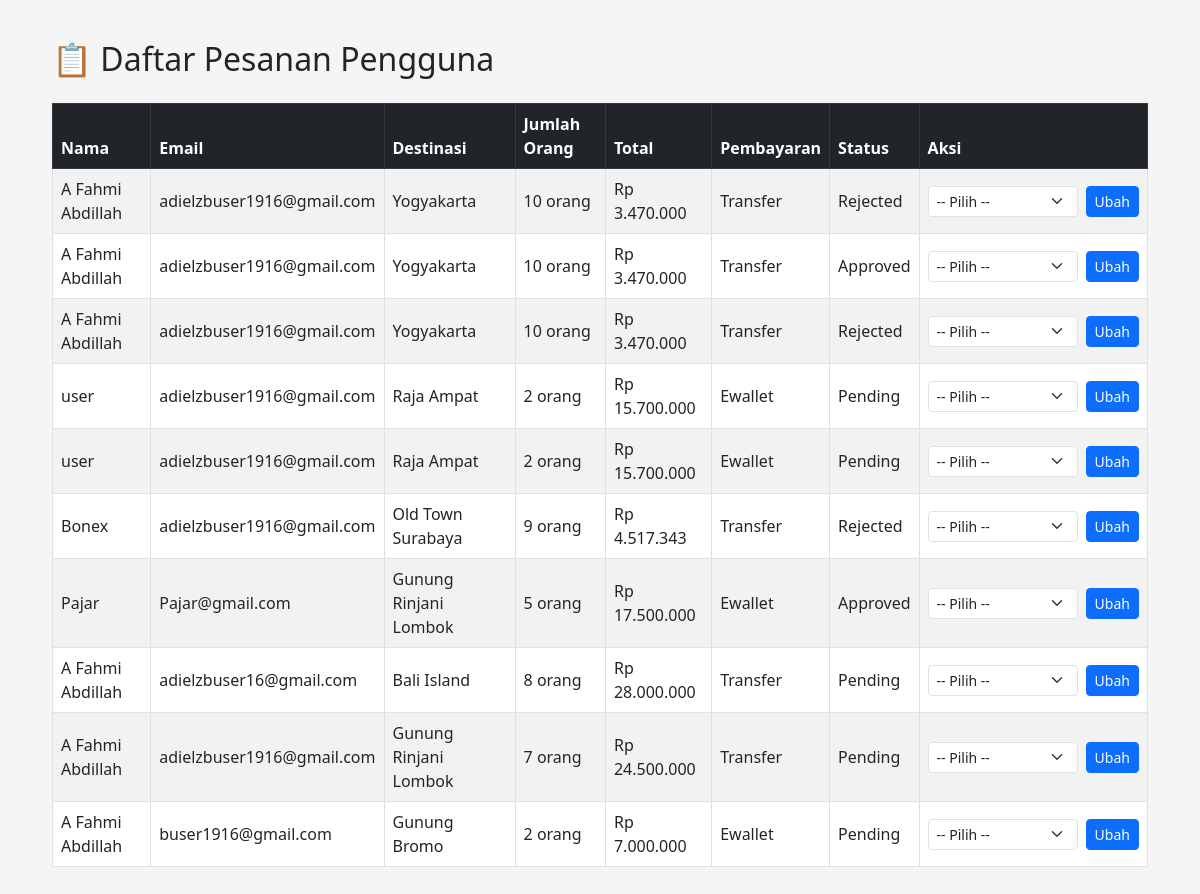
/admin/admin_pesanan.php, run on the app's committed database.
### tables this page shows
CREATE TABLE `bookings` (
  `id` int NOT NULL AUTO_INCREMENT,
  `user_email` varchar(100) DEFAULT NULL,
  `full_name` varchar(100) DEFAULT NULL,
  `email` varchar(100) DEFAULT NULL,
  `phone` varchar(20) DEFAULT NULL,
  `quantity` int DEFAULT NULL,
  `payment_method` varchar(50) DEFAULT NULL,
  `destination_id` int DEFAULT NULL,
  `total_price` int DEFAULT NULL,
  `status` varchar(20) DEFAULT 'pending',
  `created_at` timestamp NULL DEFAULT CURRENT_TIMESTAMP,
  PRIMARY KEY (`id`)
);

CREATE TABLE `destinations` (
  `id` int NOT NULL AUTO_INCREMENT,
  `name` varchar(255) DEFAULT NULL,
  `description` text,
  `image_path` varchar(255) DEFAULT NULL,
  `location` varchar(255) DEFAULT NULL,
  `price` int DEFAULT NULL,
  PRIMARY KEY (`id`)
);

### admin/admin_pesanan.php (the view, shortened to what this page needs)
<?php
require '../includes/db.php';
$query = "SELECT b.*, d.name AS destination_name FROM bookings b
          JOIN destinations d ON b.destination_id = d.id
          ORDER BY b.created_at DESC";
$result = $conn->query($query);
?>
<!DOCTYPE html>
<html lang="id">
<head>
    <link href="https://cdn.jsdelivr.net/npm/bootstrap@5.3.0/dist/css/bootstrap.min.css" rel="stylesheet">
</head>
<body>
    <div class="container">
        <h2>📋 Daftar Pesanan Pengguna</h2>
        <?php if ($result->num_rows > 0): ?>
        <table class="table table-bordered table-striped align-middle">
            <thead class="table-dark">
                <tr>
                    <th>Nama</th>
                    <th>Email</th>
                    <th>Destinasi</th>
                    <th>Jumlah Orang</th>
                    <th>Total</th>
                    <th>Pembayaran</th>
                    <th>Status</th>
                    <th>Aksi</th>
                </tr>
            </thead>
            <tbody>
                <?php while ($row = $result->fetch_assoc()): ?>
                <tr>
                    <td><?= htmlspecialchars($row['full_name']) ?></td>
                    <td><?= htmlspecialchars($row['email']) ?></td>
                    <td><?= htmlspecialchars($row['destination_name']) ?></td>
                    <td><?= $row['quantity'] ?> orang</td>
                    <td>Rp <?= number_format($row['total_price'], 0, ',', '.') ?></td>
                    <td><?= ucfirst($row['payment_method']) ?></td>
                    <td><?= ucfirst($row['status']) ?></td>
                    <td>
                        <form action="update_status.php" method="POST" class="d-flex">
                            <select name="status" class="form-select form-select-sm me-2 status-select" required>
                                <option value="">-- Pilih --</option>
                            </select>
                            <button type="submit" class="btn btn-primary btn-sm">Ubah</button>
                        </form>
                    </td>
                </tr>
                <?php endwhile; ?>
            </tbody>
        </table>
        <?php else: ?>
        <p>Tidak ada pesanan saat ini.</p>
        <?php endif; ?>
    </div>
</body>
</html>

### admin/admin_pesanan.php (style rules this page uses)
body { background-color: #f5f5f5; padding: 40px; }
h2 { margin-bottom: 25px; }
.status-select { width: 150px; }

### data on the page
bookings: full_name "A Fahmi Abdillah", email "adielzbuser1916@gmail.com", destination.name "Yogyakarta", quantity "10", total_price "3.470.000", payment_method "Transfer", status "Rejected"
bookings: full_name "A Fahmi Abdillah", email "adielzbuser1916@gmail.com", destination.name "Yogyakarta", quantity "10", total_price "3.470.000", payment_method "Transfer", status "Approved"
bookings: full_name "A Fahmi Abdillah", email "adielzbuser1916@gmail.com", destination.name "Yogyakarta", quantity "10", total_price "3.470.000", payment_method "Transfer", status "Rejected"
bookings: full_name "user", email "adielzbuser1916@gmail.com", destination.name "Raja Ampat", quantity "2", total_price "15.700.000", payment_method "Ewallet", status "Pending"
bookings: full_name "user", email "adielzbuser1916@gmail.com", destination.name "Raja Ampat", quantity "2", total_price "15.700.000", payment_method "Ewallet", status "Pending"
bookings: full_name "Bonex", email "adielzbuser1916@gmail.com", destination.name "Old Town Surabaya", quantity "9", total_price "4.517.343", payment_method "Transfer", status "Rejected"
bookings: full_name "Pajar", email "Pajar@gmail.com", destination.name "Gunung Rinjani Lombok", quantity "5", total_price "17.500.000", payment_method "Ewallet", status "Approved"
bookings: full_name "A Fahmi Abdillah", email "adielzbuser16@gmail.com", destination.name "Bali Island", quantity "8", total_price "28.000.000", payment_method "Transfer", status "Pending"
bookings: full_name "A Fahmi Abdillah", email "adielzbuser1916@gmail.com", destination.name "Gunung Rinjani Lombok", quantity "7", total_price "24.500.000", payment_method "Transfer", status "Pending"
bookings: full_name "A Fahmi Abdillah", email "buser1916@gmail.com", destination.name "Gunung Bromo", quantity "2", total_price "7.000.000", payment_method "Ewallet", status "Pending"
